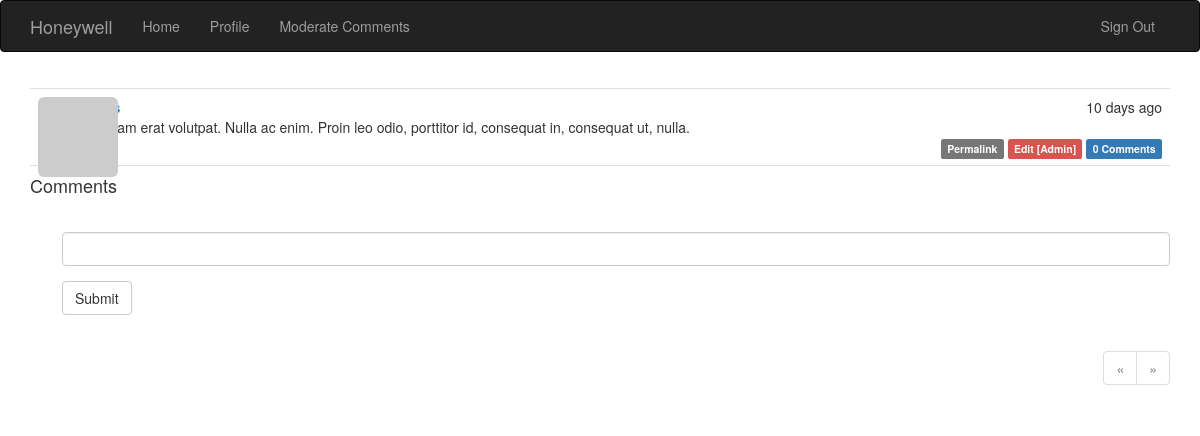
The app's page /post/89 (signed in), older data.
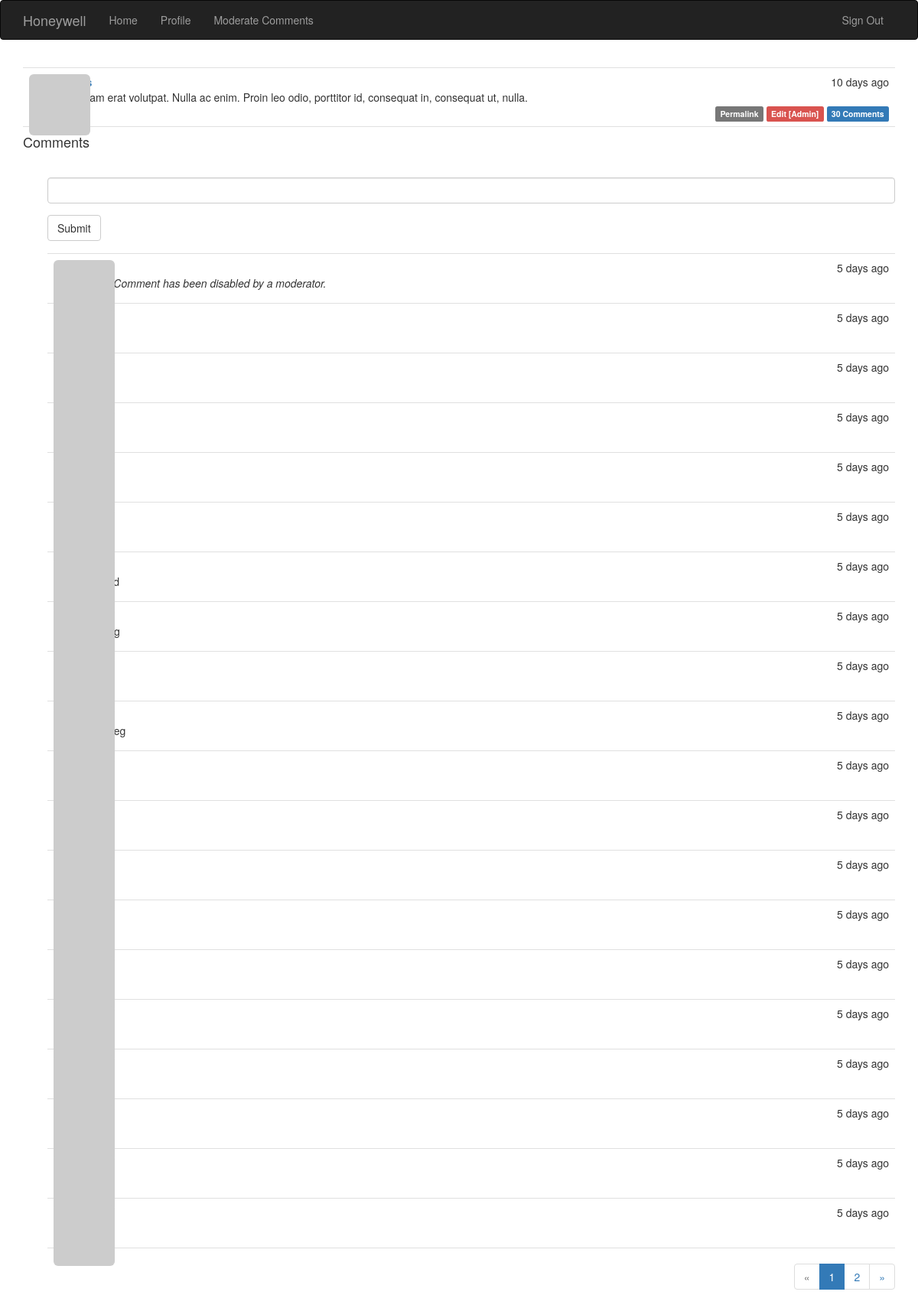
The same page, newer data.
### app/models.py (models this page shows, shortened)
class Post(db.Model):
    __tablename__ = 'posts'
    id = db.Column(db.Integer, primary_key=True)
    body = db.Column(db.Text)
    timestamp = db.Column(db.DateTime, index=True, default=datetime.utcnow)
    author_id = db.Column(db.Integer, db.ForeignKey('users.id'))
    body_html = db.Column(db.Text)
    comments = db.relationship('Comment', backref='post', lazy='dynamic')

class Comment(db.Model):
    __tablename__ = 'comments'
    id = db.Column(db.Integer, primary_key=True)
    body = db.Column(db.Text)
    body_html = db.Column(db.Text)
    timestamp = db.Column(db.DateTime, index=True, default=datetime.utcnow)
    disabled = db.Column(db.Boolean)
    author_id = db.Column(db.Integer, db.ForeignKey('users.id'))
    post_id = db.Column(db.Integer, db.ForeignKey('posts.id'))

### app/main/views.py (the view, shortened to what this page needs)
@main.route('/post/<int:id>', methods=['GET', 'POST'])
def post(id):
    post = Post.query.get_or_404(id)
    form = CommentForm()
    page = request.args.get('page', 1, type=int)
    if page == -1:
        page = (post.comments.count() - 1) // \
            current_app.config['FLASKY_COMMENTS_PER_PAGE'] + 1
        flash('page: '+str(page))
    pagination = post.comments.order_by(Comment.timestamp.asc()).paginate(
        page, per_page=current_app.config['FLASKY_COMMENTS_PER_PAGE'],
        error_out=False)
    comments = pagination.items
    return render_template('post.html', posts=[post], form=form,
                           comments=comments, pagination=pagination)

### app/main/forms.py
class CommentForm(Form):
    body = StringField('', validators=[Required()])
    submit = SubmitField('Submit')

### app/auth/views.py (called while the page is built)
@auth.before_app_request
def before_request():
    if current_user.is_authenticated:
        current_user.ping()
        if not current_user.confirmed \
            and request.endpoint \
            and request.endpoint[:5] != 'auth.' \
            and request.endpoint != 'static':
            return redirect(url_for('auth.unconfirmed'))

### app/main/__init__.py (called while the page is built)
@main.app_context_processor
def inject_permission():
    return dict(Permission=Permission)

### app/models.py (called while the page is built)
@login_manager.user_loader
def load_user(user_id):
    return User.query.get(int(user_id))

    def ping(self):
        self.last_seen = datetime.utcnow()
        db.session.add(self)

    def can(self, permissions):
        return self.role is not None and \
               (self.role.permissions & permissions) == permissions

    def is_administrator(self):
        return self.can(Permission.ADMINISER)

### app/templates/post.html (shortened to what this page needs)
{% extends "base.html" %}
{% import "bootstrap/wtf.html" as wtf %}
{% import "_macros.html" as macros %}
{% block page_content %}
{% include '_posts.html' %}
<h4 id="comments">Comments</h4>
{%if current_user.can(Permission.COMMENT) %}
<div class="comment-form">
    {{ wtf.quick_form(form) }}
</div>
{% endif %}
{% include '_comments.html' %}
{% if pagination %}
<div class="pagination">
    {{ macros.pagination_widget(pagination, '.post', fragment='#comments', id=posts[0].id) }}
</div>
{% endif %}
{% endblock %}

### app/templates/_posts.html (shortened to what this page needs)
<ul class="posts">
    {% for post in posts %}
    <li class="post">
        <div class="post-thumbnail">
            <a href="{{ url_for('.user', username=post.author.username) }}">
                <img class="img-rounded profile-thumbnail"
                     src="{{ post.author.gravatar(size=40) }}">
            </a>
        </div>
        <div class="post-content">
            <div class="post-date">{{ moment(post.timestamp).fromNow() }}</div>
            <div class="post-author">
                <a href="{{ url_for('.user', username=post.author.username) }}">
                </a>
            </div>
            <div class="post-body">{{ post.body }}</div>
            <div class="post-footer">
                <a href="{{ url_for('.post', id=post.id) }}">
                    <span class="label label-default">Permalink</span>
                </a>
                {% if current_user == post.author %}
                <a href="{{ url_for('.edit', id=post.id) }}">
                    <span class="label label-primary">Edit</span>
                </a>
                {% elif current_user.is_administrator() %}
                <a href="{{ url_for('.edit', id=post.id) }}">
                    <span class="label label-danger">Edit [Admin]</span>
                </a>
                <a href="{{ url_for('.post', id=post.id) }}#Comments">
                    <span class="label label-primary">
                        {{ post.comments.count() }} Comments
                    </span>
                </a>
                {% endif %}
            </div>
        </div>
    </li>
    {% endfor %}
</ul>

### app/templates/_comments.html (shortened to what this page needs)
<ul class="comments">
    {% for comment in comments %}
    <li class="comment">
        <div class="comment-thumbnail">
            <a href="{{ url_for('.user', username=comment.author.username) }}">
                <img class="img-rounded profile-thumbnail" src="{{ comment.author.gravatar(size=40) }}">
            </a>
        </div>
        <div class="comment-content">
            <div class="comment-date">{{ moment(comment.timestamp).fromNow() }}</div>
            <div class="comment-author"><a href="{{ url_for('.user', username=comment.author.username) }}">{{ comment.author.username }}</a></div>
            <div class="comment-body">
                {% if comment.disabled %}
                <p><i>This Comment has been disabled by a moderator.</i></p>
                {% endif %}
            </div>
        </div>
    </li>
    {% endfor %}
</ul>

Row changes from the older to the newer data that the page shows:
computed for Post: comments.count "0" → "30"
added Comment: timestamp "5 days ago", shows "This Comment has been disabled by a moderator."
added Comment: timestamp "5 days ago"
added Comment: timestamp "5 days ago"
added Comment: timestamp "5 days ago"
added Comment: timestamp "5 days ago"
added Comment: timestamp "5 days ago"
added Comment: timestamp "5 days ago"
added Comment: timestamp "5 days ago"
added Comment: timestamp "5 days ago"
added Comment: timestamp "5 days ago"
added Comment: timestamp "5 days ago"
added Comment: timestamp "5 days ago"
added Comment: timestamp "5 days ago"
added Comment: timestamp "5 days ago"
added Comment: timestamp "5 days ago"
added Comment: timestamp "5 days ago"
added Comment: timestamp "5 days ago"
added Comment: timestamp "5 days ago"
added Comment: timestamp "5 days ago"
added Comment: timestamp "5 days ago"
Text that changed along with them:
new list line: "1"
new list line: "2"
